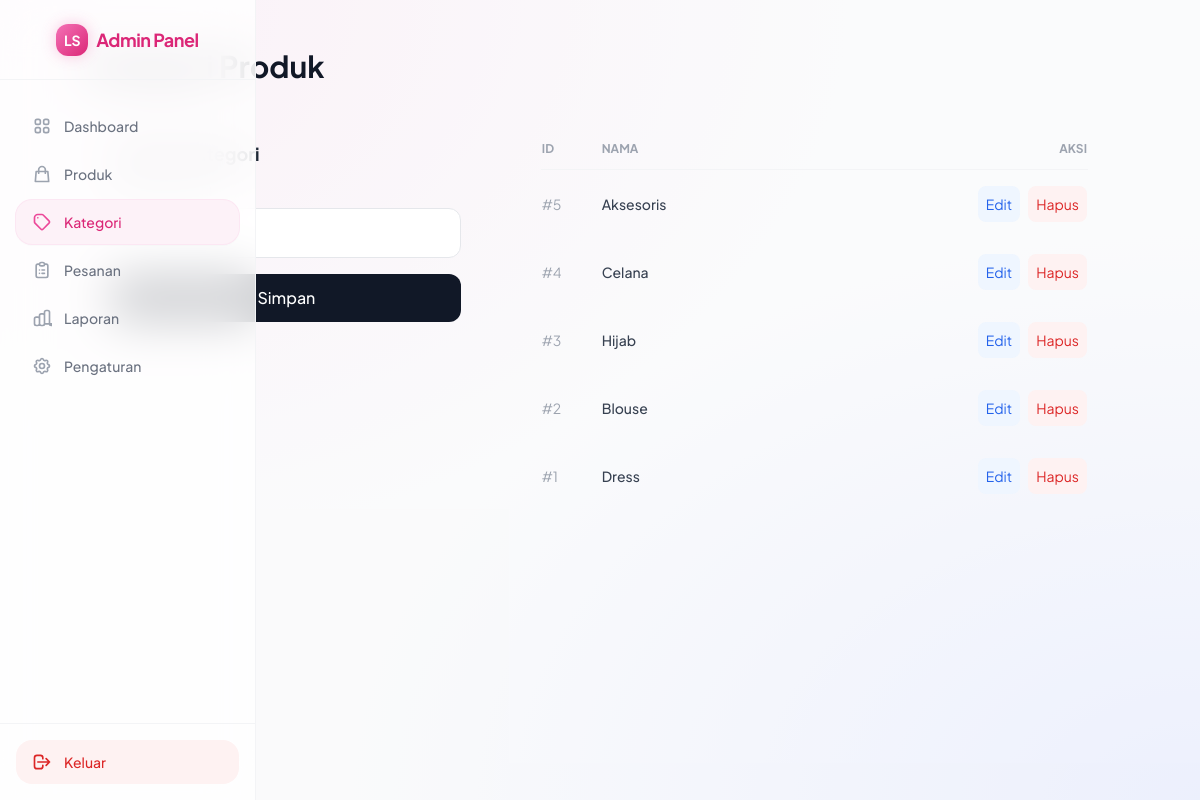
The page /dashboard/categories.php (signed in) on the database its author committed.
### tables this page shows
CREATE TABLE `categories` (
  `id` int NOT NULL,
  `name` varchar(100) NOT NULL,
  `created_at` timestamp NULL DEFAULT CURRENT_TIMESTAMP
);

### dashboard/categories.php (the view, shortened to what this page needs)
<?php
require __DIR__ . '/../includes/config.php';
$editCategory = null;
$categories = $pdo->query('SELECT * FROM categories ORDER BY id DESC')->fetchAll();
?>
<!DOCTYPE html>
<html lang="id">
<head>
    <?php require __DIR__ . '/../includes/head.php'; ?>
</head>
<body class="bg-gray-50/50">
    <div class="flex h-screen overflow-hidden">
        <?php require __DIR__ . '/../includes/sidebar.php'; ?>
        <main class="flex-1 overflow-x-hidden overflow-y-auto bg-gray-50/50 p-6 md:p-12">
            <div class="max-w-5xl mx-auto">
                <header class="mb-8">
                    <h1 class="text-3xl font-bold text-gray-900">Kategori Produk</h1>
                </header>
                <div class="grid md:grid-cols-[1fr_1.5fr] gap-8">
                    <div class="glass-panel p-6 rounded-3xl h-fit">
                        <h2 class="text-lg font-bold text-gray-800 mb-4"><?= $editCategory ? 'Edit Kategori' : 'Tambah Kategori' ?></h2>
                        <form method="post" class="space-y-4">
                            <div>
                                <label class="block text-xs font-bold text-gray-500 uppercase mb-2">Nama Kategori</label>
                                <input type="text" name="name" value="<?= htmlspecialchars($editCategory['name'] ?? '') ?>" required
                                       class="w-full px-4 py-3 rounded-xl bg-white border border-gray-200 focus:ring-2 focus:ring-ls-200 outline-none transition">
                            </div>
                            <div class="flex gap-2">
                                <button type="submit" class="flex-1 bg-gray-900 text-white py-3 rounded-xl font-medium hover:bg-ls-600 transition">Simpan</button>
                            </div>
                        </form>
                    </div>
                    <div class="glass-panel p-6 rounded-3xl">
                        <div class="overflow-x-auto">
                            <table class="w-full">
                                <thead>
                                    <tr class="text-left border-b border-gray-100">
                                        <th class="pb-3 text-xs font-bold text-gray-400 uppercase">ID</th>
                                        <th class="pb-3 text-xs font-bold text-gray-400 uppercase">Nama</th>
                                        <th class="pb-3 text-xs font-bold text-gray-400 uppercase text-right">Aksi</th>
                                    </tr>
                                </thead>
                                <tbody class="text-sm">
                                    <?php foreach ($categories as $cat): ?>
                                    <tr class="group hover:bg-gray-50/50 transition">
                                        <td class="py-4 text-gray-400">#<?= $cat['id'] ?></td>
                                        <td class="py-4 font-medium text-gray-700"><?= htmlspecialchars($cat['name']) ?></td>
                                        <td class="py-4 flex justify-end gap-2">
                                            <a href="?edit=<?= $cat['id'] ?>" class="p-2 text-blue-600 bg-blue-50 rounded-lg hover:bg-blue-100 transition">Edit</a>
                                            <a href="?delete=<?= $cat['id'] ?>" onclick="return confirm('Hapus?')" class="p-2 text-red-600 bg-red-50 rounded-lg hover:bg-red-100 transition">Hapus</a>
                                        </td>
                                    </tr>
                                    <?php endforeach; ?>
                                </tbody>
                            </table>
                        </div>
                    </div>
                </div>
            </div>
        </main>
    </div>
</body>
</html>

### includes/head.php (shortened to what this page needs)
<script src="https://cdn.tailwindcss.com"></script>

### includes/sidebar.php
<?php
$currentPage = basename($_SERVER['PHP_SELF']);
?>
<aside class="w-64 hidden md:flex flex-col fixed inset-y-0 z-50 bg-white/80 backdrop-blur-xl border-r border-gray-100 transition-all duration-300">
    <div class="h-20 flex items-center justify-center border-b border-gray-100">
        <div class="flex items-center gap-2 text-ls-600">
            <div class="w-8 h-8 rounded-xl bg-gradient-to-br from-ls-400 to-ls-600 flex items-center justify-center text-white font-bold text-sm shadow-glow">LS</div>
            <span class="font-bold text-lg tracking-tight">Admin Panel</span>
        </div>
    </div>
    <nav class="flex-1 overflow-y-auto py-6 px-4 space-y-1">
        <?php
        $menus = [
            'index.php' => ['label' => 'Dashboard', 'icon' => '<path stroke-linecap="round" stroke-linejoin="round" stroke-width="2" d="M4 6a2 2 0 012-2h2a2 2 0 012 2v2a2 2 0 01-2 2H6a2 2 0 01-2-2V6zM14 6a2 2 0 012-2h2a2 2 0 012 2v2a2 2 0 01-2 2h-2a2 2 0 01-2-2V6zM4 16a2 2 0 012-2h2a2 2 0 012 2v2a2 2 0 01-2 2H6a2 2 0 01-2-2v-2zM14 16a2 2 0 012-2h2a2 2 0 012 2v2a2 2 0 01-2 2h-2a2 2 0 01-2-2v-2z" />'],
            'products.php' => ['label' => 'Produk', 'icon' => '<path stroke-linecap="round" stroke-linejoin="round" stroke-width="2" d="M16 11V7a4 4 0 00-8 0v4M5 9h14l1 12H4L5 9z" />'],
            'categories.php' => ['label' => 'Kategori', 'icon' => '<path stroke-linecap="round" stroke-linejoin="round" stroke-width="2" d="M7 7h.01M7 3h5c.512 0 1.024.195 1.414.586l7 7a2 2 0 010 2.828l-7 7a2 2 0 01-2.828 0l-7-7A1.994 1.994 0 013 12V7a4 4 0 014-4z" />'],
            'orders.php' => ['label' => 'Pesanan', 'icon' => '<path stroke-linecap="round" stroke-linejoin="round" stroke-width="2" d="M9 5H7a2 2 0 00-2 2v12a2 2 0 002 2h10a2 2 0 002-2V7a2 2 0 00-2-2h-2M9 5a2 2 0 002 2h2a2 2 0 002-2M9 5a2 2 0 012-2h2a2 2 0 012 2m-3 7h3m-3 4h3m-6-4h.01M9 16h.01" />'],
            'reports.php' => ['label' => 'Laporan', 'icon' => '<path stroke-linecap="round" stroke-linejoin="round" stroke-width="2" d="M9 19v-6a2 2 0 00-2-2H5a2 2 0 00-2 2v6a2 2 0 002 2h2a2 2 0 002-2zm0 0V9a2 2 0 012-2h2a2 2 0 012 2v10m-6 0a2 2 0 002 2h2a2 2 0 002-2m0 0V5a2 2 0 012-2h2a2 2 0 012 2v14a2 2 0 002 2h2a2 2 0 002-2z" />'],
            'settings.php' => ['label' => 'Pengaturan', 'icon' => '<path stroke-linecap="round" stroke-linejoin="round" stroke-width="2" d="M10.325 4.317c.426-1.756 2.924-1.756 3.35 0a1.724 1.724 0 002.573 1.066c1.543-.94 3.31.826 2.37 2.37a1.724 1.724 0 001.065 2.572c1.756.426 1.756 2.924 0 3.35a1.724 1.724 0 00-1.066 2.573c.94 1.543-.826 3.31-2.37 2.37a1.724 1.724 0 00-2.572 1.065c-.426 1.756-2.924 1.756-3.35 0a1.724 1.724 0 00-2.573-1.066c-1.543.94-3.31-.826-2.37-2.37a1.724 1.724 0 00-1.065-2.572c-1.756-.426-1.756-2.924 0-3.35a1.724 1.724 0 001.066-2.573c-.94-1.543.826-3.31 2.37-2.37.996.608 2.296.07 2.572-1.065z" /><path stroke-linecap="round" stroke-linejoin="round" stroke-width="2" d="M15 12a3 3 0 11-6 0 3 3 0 016 0z" />'],
        ];
        foreach ($menus as $file => $menu):
            $active = ($currentPage === $file);
            $bgClass = $active ? 'bg-ls-50 text-ls-600 shadow-sm ring-1 ring-ls-100' : 'text-gray-500 hover:bg-gray-50 hover:text-gray-900';
        ?>
            <a href="<?= $file ?>" class="<?= $bgClass ?> group flex items-center px-4 py-3 text-sm font-medium rounded-2xl transition-all duration-200">
                <svg class="mr-3 flex-shrink-0 h-5 w-5 transition-colors duration-200 <?= $active ? 'text-ls-500' : 'text-gray-400 group-hover:text-gray-500' ?>" xmlns="http://www.w3.org/2000/svg" fill="none" viewBox="0 0 24 24" stroke="currentColor">
                    <?= $menu['icon'] ?>
                </svg>
                <?= $menu['label'] ?>
            </a>
        <?php endforeach; ?>
    </nav>
    <div class="p-4 border-t border-gray-100">
        <a href="/ladystyle-shop/logout.php" class="flex items-center px-4 py-3 text-sm font-medium text-red-600 bg-red-50 hover:bg-red-100 rounded-2xl transition-colors">
            <svg class="mr-3 h-5 w-5" fill="none" stroke="currentColor" viewBox="0 0 24 24"><path stroke-linecap="round" stroke-linejoin="round" stroke-width="2" d="M17 16l4-4m0 0l-4-4m4 4H7m6 4v1a3 3 0 01-3 3H6a3 3 0 01-3-3V7a3 3 0 013-3h4a3 3 0 013 3v1" /></svg>
            Keluar
        </a>
    </div>
</aside>

### includes/head.php (style rules this page uses)
body { background-color: #f8fafc; background-image: radial-gradient(at 0% 0%, rgba(252, 231, 243, 1) 0, transparent 50%), radial-gradient(at 100% 100%, rgba(224, 231, 255, 1) 0, transparent 50%); background-attachment: fixed; }

### rows shown on the page
categories: id "5", name "Aksesoris"
categories: id "4", name "Celana"
categories: id "3", name "Hijab"
categories: id "2", name "Blouse"
categories: id "1", name "Dress"

### other values the page prints
$menu['label'] "Dashboard"
$menu['label'] "Produk"
$menu['label'] "Kategori"
$menu['label'] "Pesanan"
$menu['label'] "Laporan"
$menu['label'] "Pengaturan"
